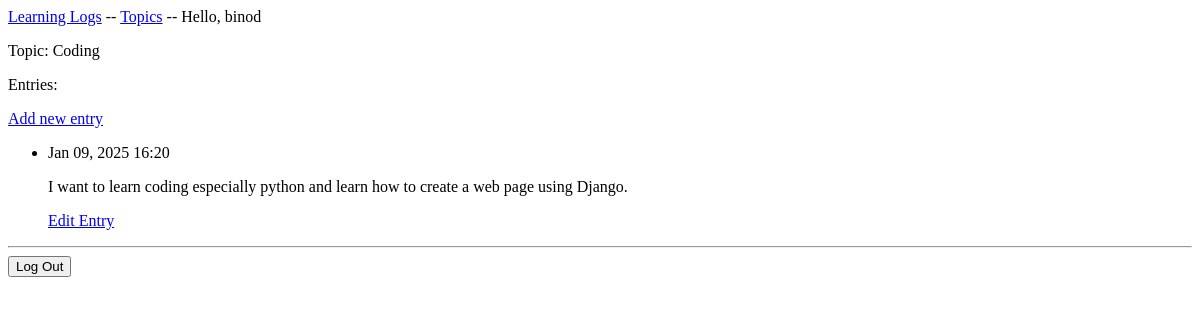
/topics/3/ (signed in), run on an earlier commit of the app's database.
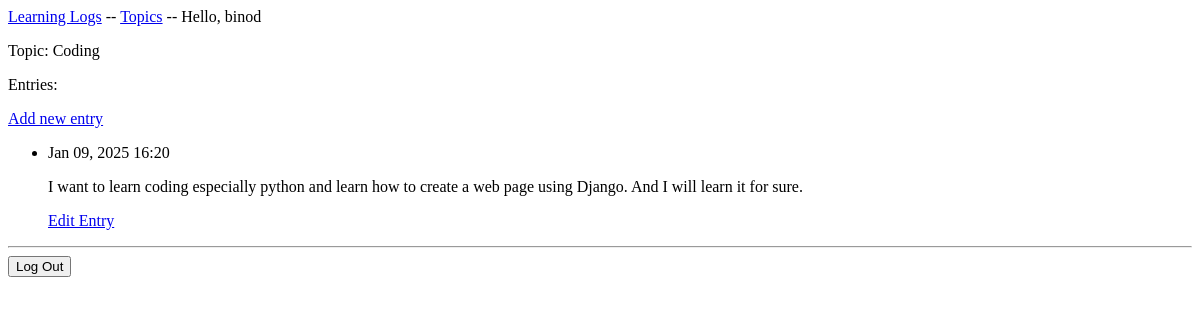
And on a later commit of the database.
### learning_logs/models.py (models this page shows, shortened)
class Topic(models.Model):
    text = models.CharField(max_length=200)
    date_added = models.DateTimeField(auto_now_add=True)
    owner = models.ForeignKey(User, on_delete=models.CASCADE)

class Entry(models.Model):
    topic = models.ForeignKey(Topic, on_delete=models.CASCADE)
    text = models.TextField()
    date_added = models.DateTimeField(auto_now_add=True)
    class Meta:
        verbose_name_plural = 'entries'

### learning_logs/views.py (the view)
# urls.py: path('topics/<int:topic_id>/', views.topic, name='topic'),
@login_required
def topic(request, topic_id):
    topic = Topic.objects.get(id=topic_id)
    entries = topic.entry_set.order_by('-date_added')
    context = {'topic': topic, 'entries': entries}
    return render(request, 'learning_logs/topic.html',context)

### learning_logs/templates/learning_logs/topic.html
{% extends 'learning_logs/base.html' %}
{% block content %}
<p>Topic: {{ topic.text }}</p>
<p>Entries:</p>
<p>
    <a href="{% url 'learning_logs:new_entry' topic.id %}">Add new entry</a>
</p>
<ul>
    {% for entry in entries %}
        <li>
            <p>{{ entry.date_added|date:'M d, Y H:i' }}</p>
            <p>{{ entry.text|linebreaks }}</p>
            <p>
                <a href="{% url 'learning_logs:edit_entry' entry.id %}">Edit Entry</a>
            </p>
        </li>
    {% empty %}
        <li> There are no entries for this topic yet.</li>
    {% endfor %}
</ul>
{% endblock content %}

### learning_logs/templates/learning_logs/base.html (shortened to what this page needs)
<p>
    <a href="{% url 'learning_logs:index' %}">Learning Logs</a> --
    <a href="{% url 'learning_logs:topics' %}">Topics</a> --
    {% if user.is_authenticated %}
        Hello, {{ user.username }}
    {% else %}
        <a href="{% url 'accounts:login' %}">Log In</a> --
        <a href="{% url 'accounts:register' %}">Register</a>
    {% endif %}
</p>
{% block content %}{% endblock content %}
<hr/>
{% if user.is_authenticated %}
    <form action="{% url 'accounts:logout' %}" method="post">
        <button name="submit">Log Out</button>
    </form>
{% endif %}

What changed in the data, as far as the page shows it:
changed Entry: text "I want to learn coding especially python and learn how to create a web page using Django." → "I want to learn coding especially python and learn how to create a web page using Django. And I will learn it for sure."
